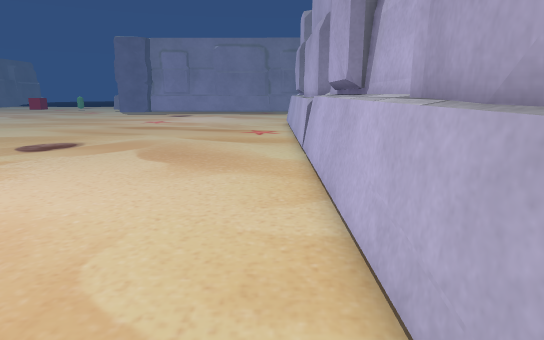
[1] (above)

14 first-person views from a walk through a scene from a Unity 3-D project. The camera is 1.3 m above the floor, tilts 12° down and sees 75° across. The floor is counted in squares, 0.5 m on a side. Each view is taken from the middle of a square. On the plan, view 1 faces up. The plan holds only what a view shows up to about 20 squares ahead; the rest is blank. The place goes on beyond the plan. Some surface patterns are stand-ins.

[2]
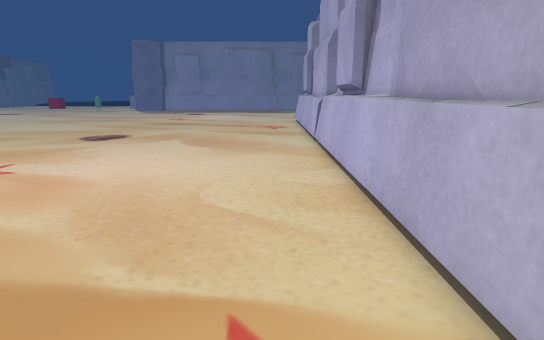

[3]
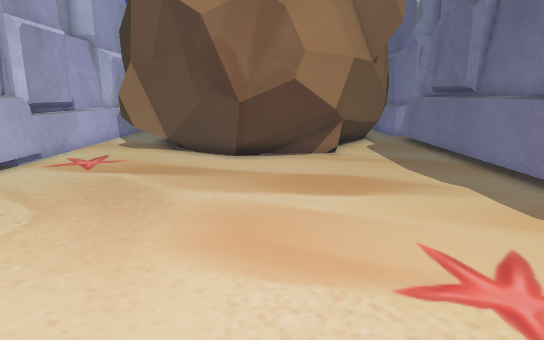

[4]
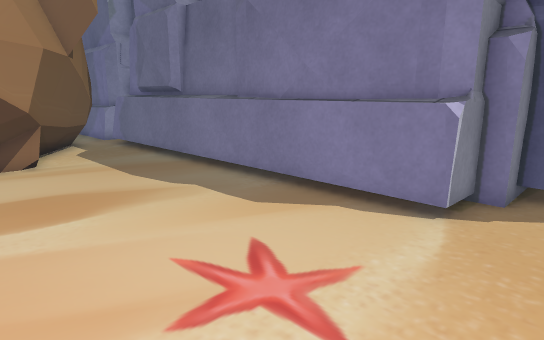

[5]
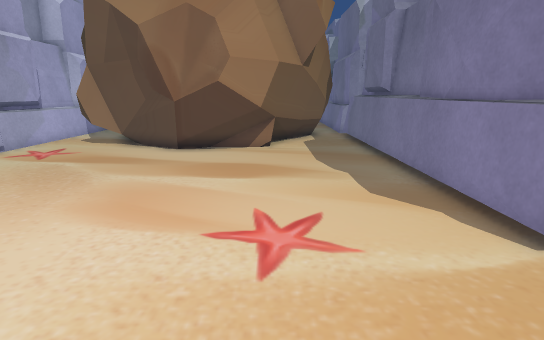

[6]
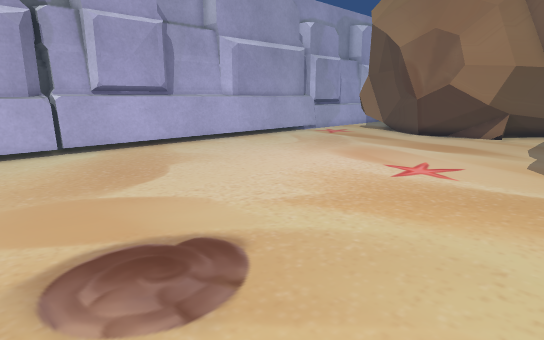

[7]
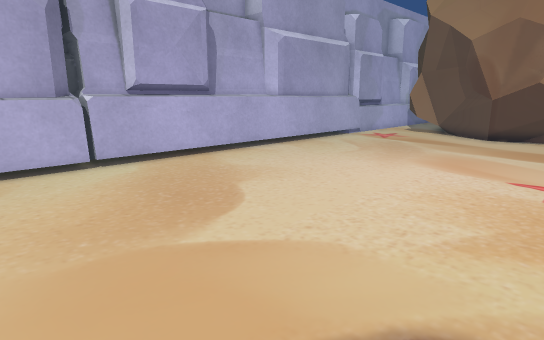

[8]
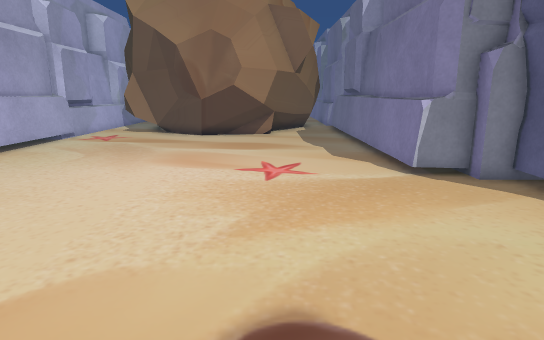

[9]
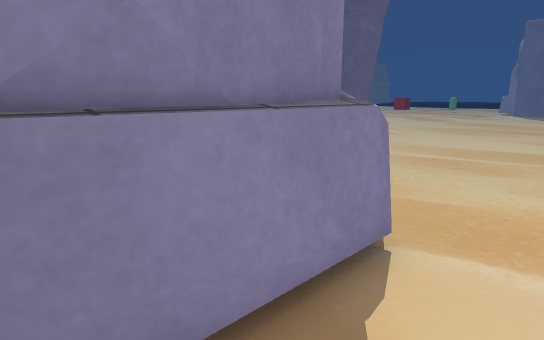

[10]
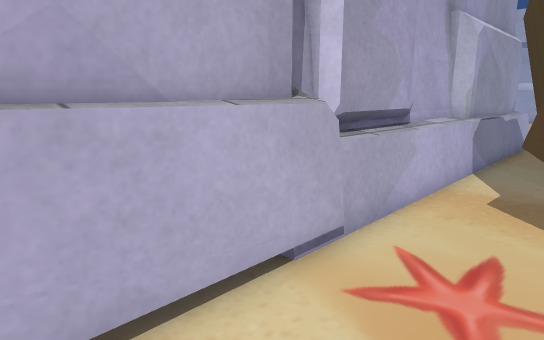

[11]
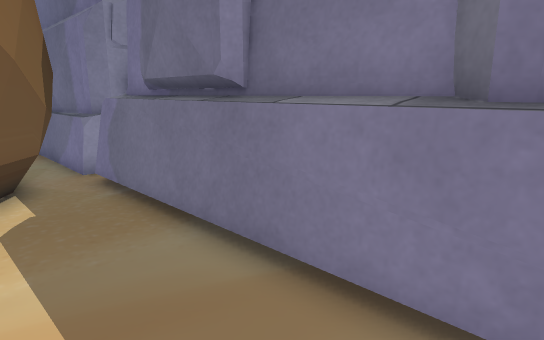

[12]
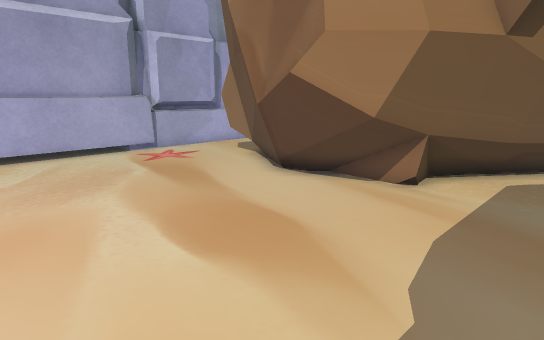

[13]
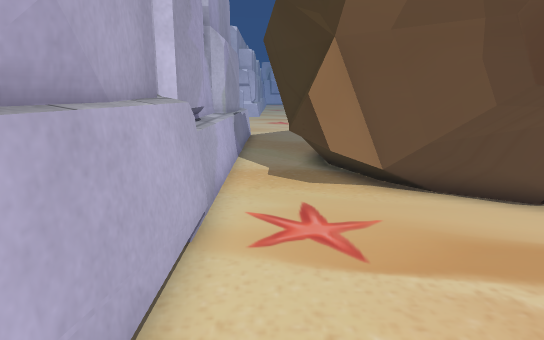

[14]
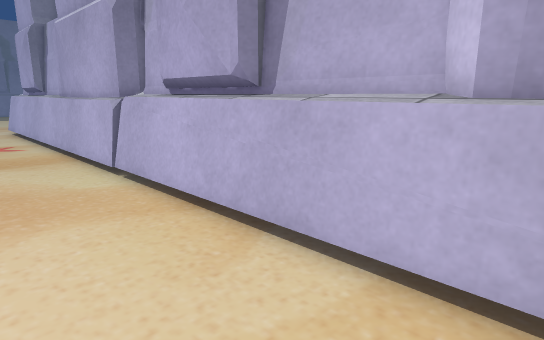

### Floor plan
Key: @ floor where view 1 was taken; # wall or solid block; . floor; = window, fence, low wall or low ledge; ^ raised ledge.
Columns run from 17 left of view 1 to 3 right of it. Each row starts with its distance up from view 1.
 20 ..................=#
 19 ..................=#
 18 ..................=#
 17 ..................=#
 16 ..................=##
 15 ...................##
 14 ...................##
 13 ...................##
 12 ...................##
 11 ...................##
 10 ...................##
  9 #=.................^#
  8 ##.................^#
  7  #.................^#
  6  #.................##
  5  #.................#
  4  #.................#
  3  #................=#
  2  #................=#
  1 ##................=#
  0 #^...............@=#
 -1 #^......###.......=#
 -2 #^....######......=##
 -3 #^....########.....##
 -4 #=...####   ####...##
 -5 #=..###       ###..##
 -6 #=..###         #..##
 -7 #=.###          ##.^#
 -8 #=.##           ##.^#
 -9 #####             .^#
-10 #=                .^#
-11 #^               ..##
-12  ^.              ..#
-13  ^.              ..#
-14  #.              ..#

Positions as (right, up) in squares from view 1, and headings:
1: (0, 0), facing up
2: (-1, -4), facing up
3: (-8, 12), facing down
4: (-8, 11), facing down-left
5: (-11, 14), facing down
6: (-16, 20), facing down-right
7: (-12, 20), facing down-right
8: (-11, 20), facing down
9: (-13, 3), facing up-left
10: (-2, 3), facing down-right
11: (-12, 2), facing down-left
12: (-15, 6), facing down-right
13: (0, 5), facing down
14: (-3, 4), facing up-right
